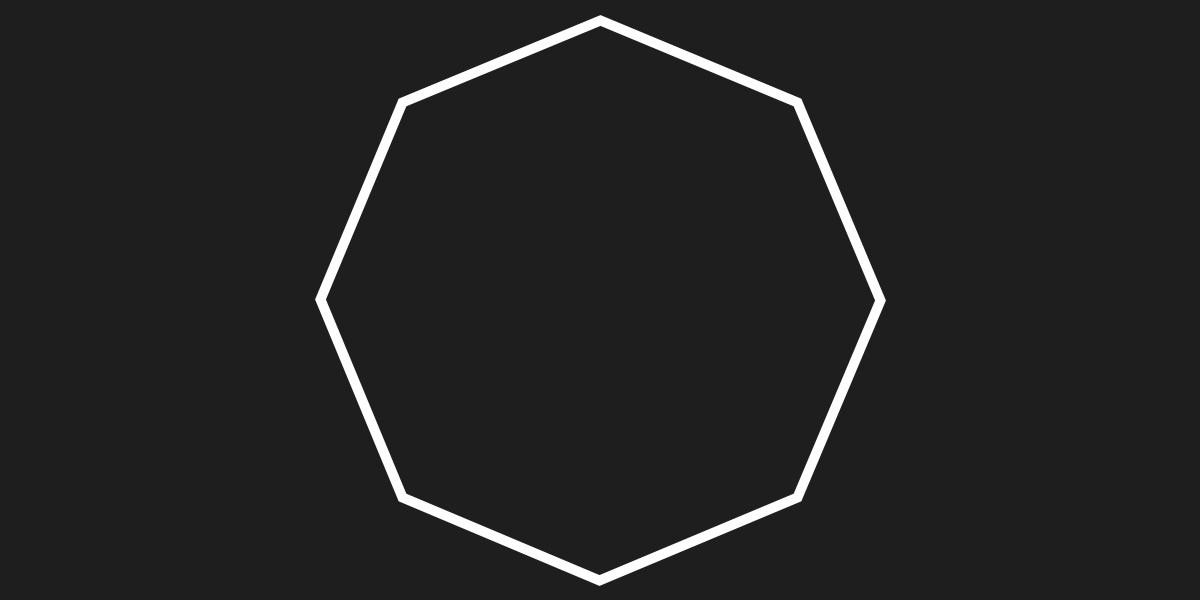
Frame 1 (no input)
Frame 60 (the mouse pressed at the canvas centre just before this capture): identical to frame 1, image omitted
Frame 120 (the mouse held since frame 60 and released just before this capture): identical to frame 1, image omitted

The Processing sketch that drew this single still picture (run headless with seeded random() and noise(); from frame 60 on, the mouse is pressed at the canvas centre):

// Processing sketch: Tutorial11
// ── Tutorial11.pde
int fps = 60;
int frameCounting = 0;

int edgeNum = 8;
float extern = 280.f;

void setup() 
{
    size(1200, 600, JAVA2D);
    background(30);
    frameRate(fps);
    
    stroke(255);
    strokeWeight(10);
    noFill();

    push();

    translate(width/2, height/2);
    beginShape();
    
    for (int i = 0; i < edgeNum; ++i)
    {
        float angle = i*TWO_PI/edgeNum;
        float x = extern * cos(angle);
        float y = extern * sin(angle);
        vertex(x,y);
    }

    endShape(CLOSE);

    pop();
}

void draw()
{
    ++frameCounting;
    float timer = (float)frameCounting/(float)fps;
}
